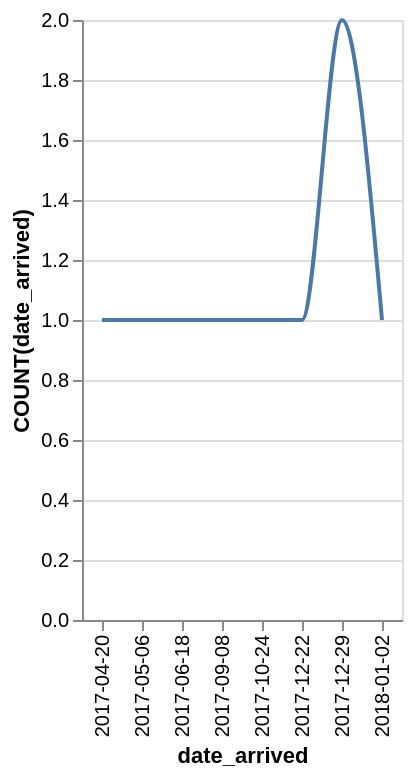

Write a Vega-Lite specification for this figure.
### Vega-Lite specification from a JSON file in a GitHub repository (floating-point values rounded to 4 significant figures)
{"data": {"values": [{"x_data": "2017-04-20", "y_data": 1}, {"x_data": "2017-05-06", "y_data": 1}, {"x_data": "2017-06-18", "y_data": 1}, {"x_data": "2017-09-08", "y_data": 1}, {"x_data": "2017-10-24", "y_data": 1}, {"x_data": "2017-12-22", "y_data": 1}, {"x_data": "2017-12-29", "y_data": 2}, {"x_data": "2018-01-02", "y_data": 1}]}, "mark": {"type": "line", "interpolate": "monotone"}, "encoding": {"x": {"field": "x_data", "type": "nominal", "title": "date_arrived", "sort": "ascending"}, "y": {"field": "y_data", "type": "quantitative", "title": "COUNT(date_arrived)"}}}
